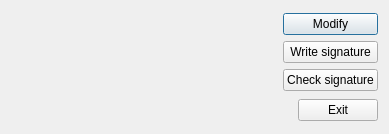
<?xml version="1.0" encoding="UTF-8"?>
<ui version="4.0">
 <class>ModifySectorUi</class>
 <widget class="QDialog" name="ModifySectorUi">
  <property name="geometry">
   <rect>
    <x>0</x>
    <y>0</y>
    <width>389</width>
    <height>134</height>
   </rect>
  </property>
  <property name="windowTitle">
   <string>Dialog</string>
  </property>
  <layout class="QVBoxLayout" name="verticalLayout_2">
   <item>
    <layout class="QHBoxLayout" name="horizontalLayout_2">
     <item>
      <widget class="DeviceWidget" name="modifyDevice" native="true">
       <property name="sizePolicy">
        <sizepolicy hsizetype="Expanding" vsizetype="Preferred">
         <horstretch>0</horstretch>
         <verstretch>0</verstretch>
        </sizepolicy>
       </property>
      </widget>
     </item>
     <item>
      <layout class="QVBoxLayout" name="verticalLayout">
       <property name="sizeConstraint">
        <enum>QLayout::SetFixedSize</enum>
       </property>
       <item>
        <widget class="QPushButton" name="ModifyButton">
         <property name="sizePolicy">
          <sizepolicy hsizetype="Minimum" vsizetype="Fixed">
           <horstretch>0</horstretch>
           <verstretch>0</verstretch>
          </sizepolicy>
         </property>
         <property name="text">
          <string>Modify</string>
         </property>
         <property name="checkable">
          <bool>false</bool>
         </property>
         <property name="autoRepeat">
          <bool>false</bool>
         </property>
         <property name="default">
          <bool>false</bool>
         </property>
         <property name="flat">
          <bool>false</bool>
         </property>
        </widget>
       </item>
       <item>
        <widget class="QPushButton" name="WriteButton">
         <property name="sizePolicy">
          <sizepolicy hsizetype="Minimum" vsizetype="Fixed">
           <horstretch>0</horstretch>
           <verstretch>0</verstretch>
          </sizepolicy>
         </property>
         <property name="text">
          <string>Write signature</string>
         </property>
        </widget>
       </item>
       <item>
        <widget class="QPushButton" name="VerifyButton">
         <property name="sizePolicy">
          <sizepolicy hsizetype="Minimum" vsizetype="Fixed">
           <horstretch>0</horstretch>
           <verstretch>0</verstretch>
          </sizepolicy>
         </property>
         <property name="text">
          <string>Check signature</string>
         </property>
        </widget>
       </item>
      </layout>
     </item>
    </layout>
   </item>
   <item>
    <layout class="QHBoxLayout" name="horizontalLayout">
     <item>
      <spacer name="horizontalSpacer">
       <property name="orientation">
        <enum>Qt::Horizontal</enum>
       </property>
       <property name="sizeHint" stdset="0">
        <size>
         <width>40</width>
         <height>20</height>
        </size>
       </property>
      </spacer>
     </item>
     <item>
      <widget class="QPushButton" name="okButton">
       <property name="text">
        <string>Exit</string>
       </property>
      </widget>
     </item>
    </layout>
   </item>
  </layout>
 </widget>
 <customwidgets>
  <customwidget>
   <class>DeviceWidget</class>
   <extends>QWidget</extends>
   <header>devicewidget.h</header>
   <container>1</container>
  </customwidget>
 </customwidgets>
 <tabstops>
  <tabstop>ModifyButton</tabstop>
  <tabstop>WriteButton</tabstop>
  <tabstop>VerifyButton</tabstop>
  <tabstop>okButton</tabstop>
 </tabstops>
 <resources/>
 <connections>
  <connection>
   <sender>okButton</sender>
   <signal>clicked()</signal>
   <receiver>ModifySectorUi</receiver>
   <slot>accept()</slot>
   <hints>
    <hint type="sourcelabel">
     <x>324</x>
     <y>122</y>
    </hint>
    <hint type="destinationlabel">
     <x>96</x>
     <y>128</y>
    </hint>
   </hints>
  </connection>
 </connections>
</ui>
